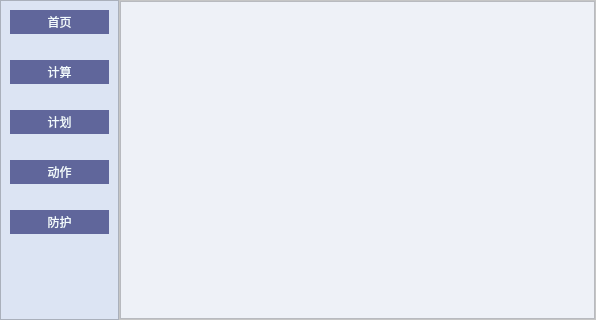
<?xml version="1.0" encoding="UTF-8"?>
<ui version="4.0">
 <class>MainWindow</class>
 <widget class="QMainWindow" name="MainWindow">
  <property name="geometry">
   <rect>
    <x>0</x>
    <y>0</y>
    <width>596</width>
    <height>320</height>
   </rect>
  </property>
  <property name="windowTitle">
   <string>MainWindow</string>
  </property>
  <widget class="QWidget" name="centralwidget">
   <layout class="QHBoxLayout" name="horizontalLayout">
    <property name="spacing">
     <number>0</number>
    </property>
    <property name="leftMargin">
     <number>0</number>
    </property>
    <property name="topMargin">
     <number>0</number>
    </property>
    <property name="rightMargin">
     <number>0</number>
    </property>
    <property name="bottomMargin">
     <number>0</number>
    </property>
    <item>
     <widget class="QFrame" name="frame_slider">
      <property name="sizePolicy">
       <sizepolicy hsizetype="Preferred" vsizetype="Preferred">
        <horstretch>1</horstretch>
        <verstretch>0</verstretch>
       </sizepolicy>
      </property>
      <property name="styleSheet">
       <string notr="true">QFrame{
	background-color:rgb(220, 228, 243)
}</string>
      </property>
      <property name="frameShape">
       <enum>QFrame::StyledPanel</enum>
      </property>
      <property name="frameShadow">
       <enum>QFrame::Raised</enum>
      </property>
      <layout class="QVBoxLayout" name="verticalLayout">
       <property name="leftMargin">
        <number>9</number>
       </property>
       <property name="topMargin">
        <number>9</number>
       </property>
       <property name="rightMargin">
        <number>9</number>
       </property>
       <property name="bottomMargin">
        <number>9</number>
       </property>
       <item>
        <widget class="QPushButton" name="pushButton_home">
         <property name="styleSheet">
          <string notr="true">QPushButton{
	border-style: solid;
	border-top-color: transparent;
	border-right-color: transparent;
	border-left-color: transparent;
	border-bottom-color: transparent;
	border-width: 1px;
	border-style: solid;
	color:rgb(242, 250, 253);
	padding: 2px;
	background-color:#60669B;
}
QPushButton:hover{
	border-style: solid;
	border-top-color: transparent;
	border-right-color: transparent;
	border-left-color: transparent;
	border-bottom-width: 1px;
	border-style: solid;
	color: rgb(255, 255, 255);
	padding-bottom: 2px;
	background-color: #3498DB;
}
QPushButton:pressed {
       background-color: #2980B9;
       border-color: #007bff;
 }</string>
         </property>
         <property name="text">
          <string>首页</string>
         </property>
        </widget>
       </item>
       <item>
        <spacer name="verticalSpacer">
         <property name="orientation">
          <enum>Qt::Vertical</enum>
         </property>
         <property name="sizeType">
          <enum>QSizePolicy::Preferred</enum>
         </property>
         <property name="sizeHint" stdset="0">
          <size>
           <width>20</width>
           <height>20</height>
          </size>
         </property>
        </spacer>
       </item>
       <item>
        <widget class="QPushButton" name="pushButton_clac">
         <property name="styleSheet">
          <string notr="true">QPushButton{
	border-style: solid;
	border-top-color: transparent;
	border-right-color: transparent;
	border-left-color: transparent;
	border-bottom-color: transparent;
	border-width: 1px;
	border-style: solid;
	color:rgb(242, 250, 253);
	padding: 2px;
	background-color:#60669B
}
QPushButton:hover{
	border-style: solid;
	border-top-color: transparent;
	border-right-color: transparent;
	border-left-color: transparent;
	border-bottom-width: 1px;
	border-style: solid;
	color: rgb(255, 255, 255);
	padding-bottom: 2px;
	background-color: #3498DB;
}
QPushButton:pressed {
       background-color: #2980B9;
       border-color: #007bff;
 }</string>
         </property>
         <property name="text">
          <string>计算</string>
         </property>
        </widget>
       </item>
       <item>
        <spacer name="verticalSpacer_3">
         <property name="orientation">
          <enum>Qt::Vertical</enum>
         </property>
         <property name="sizeType">
          <enum>QSizePolicy::Preferred</enum>
         </property>
         <property name="sizeHint" stdset="0">
          <size>
           <width>20</width>
           <height>20</height>
          </size>
         </property>
        </spacer>
       </item>
       <item>
        <widget class="QPushButton" name="pushButton_plan">
         <property name="styleSheet">
          <string notr="true">QPushButton{
	border-style: solid;
	border-top-color: transparent;
	border-right-color: transparent;
	border-left-color: transparent;
	border-bottom-color: transparent;
	border-width: 1px;
	border-style: solid;
	color:rgb(242, 250, 253);
	padding: 2px;
	background-color:#60669B
}
QPushButton:hover{
	border-style: solid;
	border-top-color: transparent;
	border-right-color: transparent;
	border-left-color: transparent;
	border-bottom-width: 1px;
	border-style: solid;
	color: rgb(255, 255, 255);
	padding-bottom: 2px;
	background-color: #3498DB;
}
QPushButton:pressed {
       background-color: #2980B9;
       border-color: #007bff;
 }</string>
         </property>
         <property name="text">
          <string>计划</string>
         </property>
        </widget>
       </item>
       <item>
        <spacer name="verticalSpacer_4">
         <property name="orientation">
          <enum>Qt::Vertical</enum>
         </property>
         <property name="sizeType">
          <enum>QSizePolicy::Preferred</enum>
         </property>
         <property name="sizeHint" stdset="0">
          <size>
           <width>20</width>
           <height>20</height>
          </size>
         </property>
        </spacer>
       </item>
       <item>
        <widget class="QPushButton" name="pushButton_movement">
         <property name="styleSheet">
          <string notr="true">QPushButton{
	border-style: solid;
	border-top-color: transparent;
	border-right-color: transparent;
	border-left-color: transparent;
	border-bottom-color: transparent;
	border-width: 1px;
	border-style: solid;
	color:rgb(242, 250, 253);
	padding: 2px;
	background-color:#60669B
}
QPushButton:hover{
	border-style: solid;
	border-top-color: transparent;
	border-right-color: transparent;
	border-left-color: transparent;
	border-bottom-width: 1px;
	border-style: solid;
	color: rgb(255, 255, 255);
	padding-bottom: 2px;
	background-color: #3498DB;
}
QPushButton:pressed {
       background-color: #2980B9;
       border-color: #007bff;
 }</string>
         </property>
         <property name="text">
          <string>动作</string>
         </property>
        </widget>
       </item>
       <item>
        <spacer name="verticalSpacer_5">
         <property name="orientation">
          <enum>Qt::Vertical</enum>
         </property>
         <property name="sizeType">
          <enum>QSizePolicy::Preferred</enum>
         </property>
         <property name="sizeHint" stdset="0">
          <size>
           <width>20</width>
           <height>20</height>
          </size>
         </property>
        </spacer>
       </item>
       <item>
        <widget class="QPushButton" name="pushButton_prevent">
         <property name="styleSheet">
          <string notr="true">QPushButton{
	border-style: solid;
	border-top-color: transparent;
	border-right-color: transparent;
	border-left-color: transparent;
	border-bottom-color: transparent;
	border-width: 1px;
	border-style: solid;
	color:rgb(242, 250, 253);
	padding: 2px;
	background-color:#60669B
}
QPushButton:hover{
	border-style: solid;
	border-top-color: transparent;
	border-right-color: transparent;
	border-left-color: transparent;
	border-bottom-width: 1px;
	border-style: solid;
	color: rgb(255, 255, 255);
	padding-bottom: 2px;
	background-color: #3498DB;
}
QPushButton:pressed {
       background-color: #2980B9;
       border-color: #007bff;
 }</string>
         </property>
         <property name="text">
          <string>防护</string>
         </property>
        </widget>
       </item>
       <item>
        <spacer name="verticalSpacer_2">
         <property name="orientation">
          <enum>Qt::Vertical</enum>
         </property>
         <property name="sizeHint" stdset="0">
          <size>
           <width>20</width>
           <height>40</height>
          </size>
         </property>
        </spacer>
       </item>
      </layout>
     </widget>
    </item>
    <item>
     <widget class="QFrame" name="frame_content">
      <property name="sizePolicy">
       <sizepolicy hsizetype="Expanding" vsizetype="Expanding">
        <horstretch>4</horstretch>
        <verstretch>0</verstretch>
       </sizepolicy>
      </property>
      <property name="styleSheet">
       <string notr="true">QFrame{
	background-color:rgb(255, 255, 255)
}</string>
      </property>
      <property name="frameShape">
       <enum>QFrame::StyledPanel</enum>
      </property>
      <property name="frameShadow">
       <enum>QFrame::Raised</enum>
      </property>
      <layout class="QVBoxLayout" name="verticalLayout_2">
       <property name="spacing">
        <number>0</number>
       </property>
       <property name="leftMargin">
        <number>0</number>
       </property>
       <property name="topMargin">
        <number>0</number>
       </property>
       <property name="rightMargin">
        <number>0</number>
       </property>
       <property name="bottomMargin">
        <number>0</number>
       </property>
       <item>
        <widget class="QStackedWidget" name="stackedWidget">
         <property name="sizePolicy">
          <sizepolicy hsizetype="Preferred" vsizetype="Preferred">
           <horstretch>0</horstretch>
           <verstretch>0</verstretch>
          </sizepolicy>
         </property>
         <property name="styleSheet">
          <string notr="true">QFrame{
    background-color: #EEF1F7
}</string>
         </property>
         <property name="lineWidth">
          <number>1</number>
         </property>
         <property name="currentIndex">
          <number>4</number>
         </property>
         <widget class="QWidget" name="page_home">
          <property name="sizePolicy">
           <sizepolicy hsizetype="Preferred" vsizetype="Preferred">
            <horstretch>0</horstretch>
            <verstretch>0</verstretch>
           </sizepolicy>
          </property>
          <layout class="QVBoxLayout" name="verticalLayout_3">
           <property name="spacing">
            <number>0</number>
           </property>
           <property name="leftMargin">
            <number>0</number>
           </property>
           <property name="topMargin">
            <number>0</number>
           </property>
           <property name="rightMargin">
            <number>0</number>
           </property>
           <property name="bottomMargin">
            <number>0</number>
           </property>
           <item>
            <widget class="QFrame" name="frame_home">
             <property name="styleSheet">
              <string notr="true">QFrame{
    background-color: #EEF1F7
}</string>
             </property>
             <property name="frameShape">
              <enum>QFrame::StyledPanel</enum>
             </property>
             <property name="frameShadow">
              <enum>QFrame::Raised</enum>
             </property>
             <layout class="QVBoxLayout" name="verticalLayout_14">
              <property name="spacing">
               <number>0</number>
              </property>
              <property name="leftMargin">
               <number>0</number>
              </property>
              <property name="topMargin">
               <number>0</number>
              </property>
              <property name="rightMargin">
               <number>0</number>
              </property>
              <property name="bottomMargin">
               <number>0</number>
              </property>
              <item>
               <widget class="QFrame" name="frame_home_power">
                <property name="frameShape">
                 <enum>QFrame::StyledPanel</enum>
                </property>
                <property name="frameShadow">
                 <enum>QFrame::Raised</enum>
                </property>
                <layout class="QHBoxLayout" name="horizontalLayout_2">
                 <item>
                  <spacer name="horizontalSpacer_power_left">
                   <property name="orientation">
                    <enum>Qt::Horizontal</enum>
                   </property>
                   <property name="sizeHint" stdset="0">
                    <size>
                     <width>40</width>
                     <height>20</height>
                    </size>
                   </property>
                  </spacer>
                 </item>
                 <item>
                  <widget class="QLabel" name="label">
                   <property name="styleSheet">
                    <string notr="true">QLabel {
	text-align: center; /* 文本居中对齐 */
	border: 1px solid black; /* 可选，添加边框以查看圆形效果 */
    min-width:  100px;
    max-width:  100px;
    min-height: 100px;
    max-height: 100px;
    border-radius: 50px;
	background-color: rgb(255, 255, 255);
}</string>
                   </property>
                   <property name="text">
                    <string>999</string>
                   </property>
                  </widget>
                 </item>
                 <item>
                  <spacer name="horizontalSpacer_power_right">
                   <property name="orientation">
                    <enum>Qt::Horizontal</enum>
                   </property>
                   <property name="sizeHint" stdset="0">
                    <size>
                     <width>40</width>
                     <height>20</height>
                    </size>
                   </property>
                  </spacer>
                 </item>
                </layout>
               </widget>
              </item>
              <item>
               <widget class="QFrame" name="frame_home_record">
                <property name="frameShape">
                 <enum>QFrame::StyledPanel</enum>
                </property>
                <property name="frameShadow">
                 <enum>QFrame::Raised</enum>
                </property>
                <layout class="QVBoxLayout" name="verticalLayout_15">
                 <property name="spacing">
                  <number>0</number>
                 </property>
                 <property name="leftMargin">
                  <number>0</number>
                 </property>
                 <property name="topMargin">
                  <number>0</number>
                 </property>
                 <property name="rightMargin">
                  <number>0</number>
                 </property>
                 <property name="bottomMargin">
                  <number>0</number>
                 </property>
                 <item>
                  <widget class="QTableWidget" name="tableWidget_physical">
                   <property name="styleSheet">
                    <string notr="true">/*表格的一种美化方式*/
QHeaderView
{
    background:transparent;
}

QHeaderView::section
{
    font-size:14px;
    font-family:&quot;Microsoft YaHei&quot;;
    color:#FFFFFF;
    background:#60669B;
    border:none;
    text-align:left;
}

QTableWidget
{
    background:#FFFFFF;
    border:none;

    font-size:20px;
    font-family:&quot;Microsoft YaHei&quot;;
    color:#666666;
}
QTableWidget::item
{
    border-bottom:1px solid #EEF1F7 ;
}

QTableWidget::item::selected
{
    color:red;
    background:#EFF4FF;
}
QScrollBar::handle:vertical
{
    background: rgba(255,255,255,20%);
    border: 0px solid grey;
    border-radius:1px;
    width: 2px;
}

QScrollBar::add-page:vertical, QScrollBar::sub-page:vertical
{
    background:rgba(255,255,255,10%);
}


QScollBar::add-line:vertical, QScrollBar::sub-line:vertical
{
    background:transparent;
}
</string>
                   </property>
                   <property name="frameShape">
                    <enum>QFrame::Panel</enum>
                   </property>
                   <property name="frameShadow">
                    <enum>QFrame::Sunken</enum>
                   </property>
                   <property name="verticalScrollBarPolicy">
                    <enum>Qt::ScrollBarAsNeeded</enum>
                   </property>
                   <property name="horizontalScrollBarPolicy">
                    <enum>Qt::ScrollBarAsNeeded</enum>
                   </property>
                   <property name="sizeAdjustPolicy">
                    <enum>QAbstractScrollArea::AdjustIgnored</enum>
                   </property>
                   <property name="autoScroll">
                    <bool>true</bool>
                   </property>
                   <property name="alternatingRowColors">
                    <bool>false</bool>
                   </property>
                   <property name="verticalScrollMode">
                    <enum>QAbstractItemView::ScrollPerPixel</enum>
                   </property>
                   <property name="horizontalScrollMode">
                    <enum>QAbstractItemView::ScrollPerPixel</enum>
                   </property>
                   <property name="sortingEnabled">
                    <bool>false</bool>
                   </property>
                   <attribute name="horizontalHeaderCascadingSectionResizes">
                    <bool>true</bool>
                   </attribute>
                   <attribute name="horizontalHeaderMinimumSectionSize">
                    <number>10</number>
                   </attribute>
                   <attribute name="horizontalHeaderStretchLastSection">
                    <bool>false</bool>
                   </attribute>
                   <attribute name="verticalHeaderCascadingSectionResizes">
                    <bool>true</bool>
                   </attribute>
                   <attribute name="verticalHeaderStretchLastSection">
                    <bool>false</bool>
                   </attribute>
                   <row>
                    <property name="text">
                     <string>新建行</string>
                    </property>
                   </row>
                   <column>
                    <property name="text">
                     <string>1</string>
                    </property>
                   </column>
                   <column>
                    <property name="text">
                     <string>2</string>
                    </property>
                   </column>
                   <column>
                    <property name="text">
                     <string>3</string>
                    </property>
                   </column>
                   <column>
                    <property name="text">
                     <string>4</string>
                    </property>
                   </column>
                   <column>
                    <property name="text">
                     <string>5</string>
                    </property>
                   </column>
                   <column>
                    <property name="text">
                     <string>6</string>
                    </property>
                   </column>
                   <column>
                    <property name="text">
                     <string>7</string>
                    </property>
                   </column>
                   <column>
                    <property name="text">
                     <string>8</string>
                    </property>
                   </column>
                   <column>
                    <property name="text">
                     <string>9</string>
                    </property>
                   </column>
                  </widget>
                 </item>
                 <item>
                  <widget class="QTableWidget" name="tableWidget_sports">
                   <property name="styleSheet">
                    <string notr="true">/*表格的一种美化方式*/
QHeaderView
{
    background:transparent;
}

QHeaderView::section
{
    font-size:14px;
    font-family:&quot;Microsoft YaHei&quot;;
    color:#FFFFFF;
    background:#60669B;
    border:none;
    text-align:left;
}

QTableWidget
{
    background:#FFFFFF;
    border:none;

    font-size:20px;
    font-family:&quot;Microsoft YaHei&quot;;
    color:#666666;
}
QTableWidget::item
{
    border-bottom:1px solid #EEF1F7 ;
}

QTableWidget::item::selected
{
    color:red;
    background:#EFF4FF;
}
QScrollBar::handle:vertical
{
    background: rgba(255,255,255,20%);
    border: 0px solid grey;
    border-radius:1px;
    width: 2px;
}

QScrollBar::add-page:vertical, QScrollBar::sub-page:vertical
{
    background:rgba(255,255,255,10%);
}


QScollBar::add-line:vertical, QScrollBar::sub-line:vertical
{
    background:transparent;
}
</string>
                   </property>
                   <property name="verticalScrollMode">
                    <enum>QAbstractItemView::ScrollPerPixel</enum>
                   </property>
                   <property name="horizontalScrollMode">
                    <enum>QAbstractItemView::ScrollPerPixel</enum>
                   </property>
                   <row>
                    <property name="text">
                     <string>1</string>
                    </property>
                   </row>
                   <column>
                    <property name="text">
                     <string>1</string>
                    </property>
                   </column>
                   <column>
                    <property name="text">
                     <string>2</string>
                    </property>
                   </column>
                   <column>
                    <property name="text">
                     <string>3</string>
                    </property>
                   </column>
                   <column>
                    <property name="text">
                     <string>4</string>
                    </property>
                   </column>
                   <column>
                    <property name="text">
                     <string>5</string>
                    </property>
                   </column>
                   <column>
                    <property name="text">
                     <string>6</string>
                    </property>
                   </column>
                   <column>
                    <property name="text">
                     <string>7</string>
                    </property>
                   </column>
                  </widget>
                 </item>
                </layout>
               </widget>
              </item>
             </layout>
            </widget>
           </item>
          </layout>
         </widget>
         <widget class="QWidget" name="page_clac">
          <layout class="QVBoxLayout" name="verticalLayout_5">
           <property name="spacing">
            <number>0</number>
           </property>
           <property name="leftMargin">
            <number>0</number>
           </property>
           <property name="topMargin">
            <number>0</number>
           </property>
           <property name="rightMargin">
            <number>0</number>
           </property>
           <property name="bottomMargin">
            <number>0</number>
           </property>
           <item>
            <widget class="QFrame" name="frame_clac">
             <property name="styleSheet">
              <string notr="true">QFrame{
    background-color: #EEF1F7
}</string>
             </property>
             <property name="frameShape">
              <enum>QFrame::StyledPanel</enum>
             </property>
             <property name="frameShadow">
              <enum>QFrame::Raised</enum>
             </property>
             <layout class="QVBoxLayout" name="verticalLayout_6">
              <item>
               <widget class="QPushButton" name="pushButton_conversaion">
                <property name="styleSheet">
                 <string notr="true">QPushButton {
    color:rgb(242, 250, 253);
    border-radius: 8px;
    padding: 10px 15px;
}
QPushButton:pressed {
    background-color: #D8D8FA;
}

QPushButton {
    background-color:#60669B;
}

QPushButton:pressed {
    background-color: #B0E0E6;
}</string>
                </property>
                <property name="text">
                 <string>速度转换</string>
                </property>
               </widget>
              </item>
              <item>
               <widget class="QPushButton" name="pushButton_forecast">
                <property name="styleSheet">
                 <string notr="true">QPushButton {
    color:rgb(242, 250, 253);
    border-radius: 8px;
    padding: 10px 15px;
}
QPushButton:pressed {
    background-color: #D8D8FA;
}

QPushButton {
    background-color:#60669B;
}

QPushButton:pressed {
    background-color: #B0E0E6;
}</string>
                </property>
                <property name="text">
                 <string>成绩预测</string>
                </property>
               </widget>
              </item>
             </layout>
            </widget>
           </item>
          </layout>
         </widget>
         <widget class="QWidget" name="page_plan">
          <layout class="QVBoxLayout" name="verticalLayout_7">
           <property name="spacing">
            <number>0</number>
           </property>
           <property name="leftMargin">
            <number>0</number>
           </property>
           <property name="topMargin">
            <number>0</number>
           </property>
           <property name="rightMargin">
            <number>0</number>
           </property>
           <property name="bottomMargin">
            <number>0</number>
           </property>
           <item>
            <widget class="QFrame" name="frame_plan">
             <property name="styleSheet">
              <string notr="true">QFrame{
    background-color: #EEF1F7
}</string>
             </property>
             <property name="frameShape">
              <enum>QFrame::StyledPanel</enum>
             </property>
             <property name="frameShadow">
              <enum>QFrame::Raised</enum>
             </property>
             <layout class="QVBoxLayout" name="verticalLayout_4">
              <item>
               <widget class="QPushButton" name="pushButton_generate_plan">
                <property name="styleSheet">
                 <string notr="true">QPushButton {
    color:rgb(242, 250, 253);
    border-radius: 8px;
    padding: 10px 15px;
}
QPushButton:pressed {
    background-color: #D8D8FA;
}

QPushButton {
   background-color:#60669B;
}

QPushButton:pressed {
    background-color: #B0E0E6;
}</string>
                </property>
                <property name="text">
                 <string>开始生成计划</string>
                </property>
               </widget>
              </item>
             </layout>
            </widget>
           </item>
          </layout>
         </widget>
         <widget class="QWidget" name="page_movement">
          <layout class="QVBoxLayout" name="verticalLayout_8">
           <property name="spacing">
            <number>0</number>
           </property>
           <property name="leftMargin">
            <number>0</number>
           </property>
           <property name="topMargin">
            <number>0</number>
           </property>
           <property name="rightMargin">
            <number>0</number>
           </property>
           <property name="bottomMargin">
            <number>0</number>
           </property>
           <item>
            <widget class="QFrame" name="frame_movement">
             <property name="styleSheet">
              <string notr="true">QFrame{
    background-color: #EEF1F7
}</string>
             </property>
             <property name="frameShape">
              <enum>QFrame::StyledPanel</enum>
             </property>
             <property name="frameShadow">
              <enum>QFrame::Raised</enum>
             </property>
            </widget>
           </item>
          </layout>
         </widget>
         <widget class="QWidget" name="page_prevent">
          <layout class="QVBoxLayout" name="verticalLayout_9">
           <property name="spacing">
            <number>0</number>
           </property>
           <property name="leftMargin">
            <number>0</number>
           </property>
           <property name="topMargin">
            <number>0</number>
           </property>
           <property name="rightMargin">
            <number>0</number>
           </property>
           <property name="bottomMargin">
            <number>0</number>
           </property>
           <item>
            <widget class="QScrollArea" name="scrollArea">
             <property name="styleSheet">
              <string notr="true">QWidget { background-color: #EEF1F7 }</string>
             </property>
             <property name="horizontalScrollBarPolicy">
              <enum>Qt::ScrollBarAlwaysOff</enum>
             </property>
             <property name="widgetResizable">
              <bool>true</bool>
             </property>
             <widget class="QWidget" name="scrollAreaWidgetContents">
              <property name="geometry">
               <rect>
                <x>0</x>
                <y>0</y>
                <width>473</width>
                <height>316</height>
               </rect>
              </property>
             </widget>
            </widget>
           </item>
          </layout>
         </widget>
         <widget class="QWidget" name="page_convert">
          <layout class="QVBoxLayout" name="verticalLayout_10">
           <property name="spacing">
            <number>0</number>
           </property>
           <property name="leftMargin">
            <number>0</number>
           </property>
           <property name="topMargin">
            <number>0</number>
           </property>
           <property name="rightMargin">
            <number>0</number>
           </property>
           <property name="bottomMargin">
            <number>0</number>
           </property>
           <item>
            <widget class="QFrame" name="frame_convert">
             <property name="styleSheet">
              <string notr="true">QFrame{
    background-color: #EEF1F7
}</string>
             </property>
             <property name="frameShape">
              <enum>QFrame::StyledPanel</enum>
             </property>
             <property name="frameShadow">
              <enum>QFrame::Raised</enum>
             </property>
             <layout class="QVBoxLayout" name="verticalLayout_13">
              <property name="spacing">
               <number>0</number>
              </property>
              <property name="leftMargin">
               <number>0</number>
              </property>
              <property name="topMargin">
               <number>0</number>
              </property>
              <property name="rightMargin">
               <number>0</number>
              </property>
              <property name="bottomMargin">
               <number>0</number>
              </property>
              <item>
               <widget class="QFrame" name="frame_convert_must">
                <property name="frameShape">
                 <enum>QFrame::StyledPanel</enum>
                </property>
                <property name="frameShadow">
                 <enum>QFrame::Raised</enum>
                </property>
                <layout class="QFormLayout" name="formLayout">
                 <property name="leftMargin">
                  <number>9</number>
                 </property>
                 <item row="0" column="0">
                  <widget class="QLabel" name="label_distance">
                   <property name="text">
                    <string>&lt;html&gt;&lt;head/&gt;&lt;body&gt;&lt;p align=&quot;center&quot;&gt;距离&lt;/p&gt;&lt;/body&gt;&lt;/html&gt;</string>
                   </property>
                  </widget>
                 </item>
                 <item row="0" column="1">
                  <widget class="QComboBox" name="comboBox_distance">
                   <property name="editable">
                    <bool>true</bool>
                   </property>
                   <item>
                    <property name="text">
                     <string/>
                    </property>
                   </item>
                   <item>
                    <property name="text">
                     <string>1km</string>
                    </property>
                   </item>
                   <item>
                    <property name="text">
                     <string>3km</string>
                    </property>
                   </item>
                   <item>
                    <property name="text">
                     <string>5km</string>
                    </property>
                   </item>
                   <item>
                    <property name="text">
                     <string>10km</string>
                    </property>
                   </item>
                   <item>
                    <property name="text">
                     <string>半程马拉松</string>
                    </property>
                   </item>
                   <item>
                    <property name="text">
                     <string>马拉松</string>
                    </property>
                   </item>
                  </widget>
                 </item>
                 <item row="1" column="0">
                  <widget class="QLabel" name="label_time">
                   <property name="text">
                    <string>&lt;html&gt;&lt;head/&gt;&lt;body&gt;&lt;p align=&quot;center&quot;&gt;时间&lt;/p&gt;&lt;/body&gt;&lt;/html&gt;</string>
                   </property>
                  </widget>
                 </item>
                 <item row="1" column="1">
                  <widget class="QTimeEdit" name="timeEdit">
                   <property name="displayFormat">
                    <string>hh:mm:ss</string>
                   </property>
                  </widget>
                 </item>
                 <item row="2" column="0">
                  <widget class="QLabel" name="label_pace">
                   <property name="text">
                    <string>&lt;html&gt;&lt;head/&gt;&lt;body&gt;&lt;p align=&quot;center&quot;&gt;速度&lt;/p&gt;&lt;/body&gt;&lt;/html&gt;</string>
                   </property>
                  </widget>
                 </item>
                 <item row="2" column="1">
                  <widget class="QLineEdit" name="lineEdit"/>
                 </item>
                 <item row="3" column="0">
                  <widget class="QLabel" name="label_2">
                   <property name="text">
                    <string>单位</string>
                   </property>
                  </widget>
                 </item>
                 <item row="3" column="1">
                  <widget class="QRadioButton" name="radioButton">
                   <property name="text">
                    <string>配速(min/km)</string>
                   </property>
                  </widget>
                 </item>
                 <item row="4" column="1">
                  <widget class="QRadioButton" name="radioButton_2">
                   <property name="text">
                    <string>时速(km/h)</string>
                   </property>
                  </widget>
                 </item>
                 <item row="5" column="1">
                  <widget class="QRadioButton" name="radioButton_3">
                   <property name="text">
                    <string>圈速(s/400m)</string>
                   </property>
                  </widget>
                 </item>
                 <item row="6" column="0" colspan="2">
                  <widget class="QFrame" name="frame">
                   <property name="styleSheet">
                    <string notr="true">QFrame{
	color: rgb(96, 102, 155);
	background-color: rgb(96, 102, 155);
}</string>
                   </property>
                   <property name="frameShape">
                    <enum>QFrame::HLine</enum>
                   </property>
                   <property name="frameShadow">
                    <enum>QFrame::Raised</enum>
                   </property>
                  </widget>
                 </item>
                 <item row="7" column="0">
                  <widget class="QLabel" name="label_3">
                   <property name="text">
                    <string>配速</string>
                   </property>
                  </widget>
                 </item>
                 <item row="7" column="1">
                  <widget class="QLineEdit" name="lineEdit_2"/>
                 </item>
                 <item row="8" column="0">
                  <widget class="QLabel" name="label_4">
                   <property name="text">
                    <string>时速</string>
                   </property>
                  </widget>
                 </item>
                 <item row="8" column="1">
                  <widget class="QLineEdit" name="lineEdit_3">
                   <property name="readOnly">
                    <bool>true</bool>
                   </property>
                  </widget>
                 </item>
                 <item row="9" column="0">
                  <widget class="QLabel" name="label_5">
                   <property name="text">
                    <string>圈速</string>
                   </property>
                  </widget>
                 </item>
                 <item row="9" column="1">
                  <widget class="QLineEdit" name="lineEdit_4">
                   <property name="readOnly">
                    <bool>true</bool>
                   </property>
                  </widget>
                 </item>
                </layout>
               </widget>
              </item>
             </layout>
            </widget>
           </item>
          </layout>
         </widget>
         <widget class="QWidget" name="page_forecast">
          <layout class="QVBoxLayout" name="verticalLayout_11">
           <property name="spacing">
            <number>0</number>
           </property>
           <property name="leftMargin">
            <number>0</number>
           </property>
           <property name="topMargin">
            <number>0</number>
           </property>
           <property name="rightMargin">
            <number>0</number>
           </property>
           <property name="bottomMargin">
            <number>0</number>
           </property>
           <item>
            <widget class="QFrame" name="frame_forecast">
             <property name="frameShape">
              <enum>QFrame::StyledPanel</enum>
             </property>
             <property name="frameShadow">
              <enum>QFrame::Raised</enum>
             </property>
            </widget>
           </item>
          </layout>
         </widget>
         <widget class="QWidget" name="page_generate_plan">
          <layout class="QVBoxLayout" name="verticalLayout_12">
           <property name="spacing">
            <number>0</number>
           </property>
           <property name="leftMargin">
            <number>0</number>
           </property>
           <property name="topMargin">
            <number>0</number>
           </property>
           <property name="rightMargin">
            <number>0</number>
           </property>
           <property name="bottomMargin">
            <number>0</number>
           </property>
           <item>
            <widget class="QFrame" name="frame_generate_plan">
             <property name="frameShape">
              <enum>QFrame::StyledPanel</enum>
             </property>
             <property name="frameShadow">
              <enum>QFrame::Raised</enum>
             </property>
            </widget>
           </item>
          </layout>
         </widget>
        </widget>
       </item>
      </layout>
     </widget>
    </item>
   </layout>
  </widget>
 </widget>
 <resources/>
 <connections/>
</ui>
